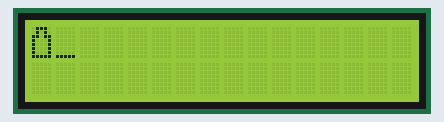
This program was run on a simulated Raspberry Pi (header pin numbers). Parts: 16×2 character LCD.

Above: at 0.1 s.
At 17.5 s:
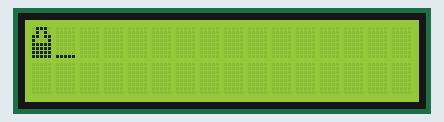
At 34.9 s:
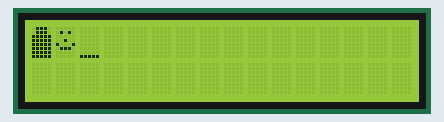

Measured:
- what the display in image 0 shows lasts 1.1 s, from 0.0 s to 1.1 s

The program:

smily.py
```python
import RPi.GPIO as GPIO
import time
GPIO.setmode(GPIO.BOARD)
rs=3
en=5
d4=40
d5=38
d6=36
d7=35

GPIO.setup(rs,GPIO.OUT)
GPIO.setup(en,GPIO.OUT)
GPIO.setup(d4,GPIO.OUT)
GPIO.setup(d5,GPIO.OUT)
GPIO.setup(d6,GPIO.OUT)
GPIO.setup(d7,GPIO.OUT)

def enable():
	GPIO.output(en,1)
	time.sleep(0.0005)
	GPIO.output(en,0)
	time.sleep(0.0005)

def lcd_cmd(x):
	#For MSB
	GPIO.output(rs,0)
	GPIO.output(d4,0)
	GPIO.output(d5,0)
	GPIO.output(d6,0)
	GPIO.output(d7,0)
	if x & 0x10==0x10:
		GPIO.output(d4,1)
	if x & 0x20==0x20:
		GPIO.output(d5,1)
	if x & 0x40==0x40:
		GPIO.output(d6,1)
	if x & 0x80==0x80:
		GPIO.output(d7,1)
	enable()

	#For LSB
	GPIO.output(d4,0)
	GPIO.output(d5,0)
	GPIO.output(d6,0)
	GPIO.output(d7,0)
	if x & 0x01==0x01:
		GPIO.output(d4,1)
	if x & 0x02==0x02:
		GPIO.output(d5,1)
	if x & 0x04==0x04:
		GPIO.output(d6,1)
	if x & 0x08==0x08:
		GPIO.output(d7,1)
	enable()

def lcd_data(x):
	#For MSB bit
	GPIO.output(rs,1)
	GPIO.output(d4,0)
	GPIO.output(d5,0)
	GPIO.output(d6,0)
	GPIO.output(d7,0)
	if x & 0x10==0x10:
		GPIO.output(d4,1)
	if x & 0x20==0x20:
		GPIO.output(d5,1)
	if x & 0x40==0x40:
		GPIO.output(d6,1)
	if x & 0x80==0x80:
		GPIO.output(d7,1)
	enable()

	#For LSB bit
	GPIO.output(d4,0)
	GPIO.output(d5,0)
	GPIO.output(d6,0)
	GPIO.output(d7,0)
	if x & 0x01==0x01:
		GPIO.output(d4,1)
	if x & 0x02==0x02:
		GPIO.output(d5,1)
	if x & 0x04==0x04:
		GPIO.output(d6,1)
	if x & 0x08==0x08:
		GPIO.output(d7,1)
	enable()

def init():
	lcd_cmd(0x33)
	lcd_cmd(0x32)
	lcd_cmd(0x28)
	lcd_cmd(0x0c)
	lcd_cmd(0x0e)
	lcd_cmd(0x01)

def strg_data(x):
	length=len(x)
	for i in range(0,length):
		lcd_data(ord(x[i]))

def custom():
	lcd_cmd(64)
	lcd_data(14)
	lcd_data(10)
	lcd_data(27)
	lcd_data(17)
	lcd_data(17)
	lcd_data(17)
	lcd_data(17)
	lcd_data(31)
	lcd_cmd(0x80)
	lcd_data(0)
	time.sleep(1)

	lcd_cmd(64)
	lcd_data(14)
	lcd_data(10)
	lcd_data(27)
	lcd_data(17)
	lcd_data(17)
	lcd_data(17)
	lcd_data(31)
	lcd_data(31)
	lcd_cmd(0x80)
	lcd_data(0)
	time.sleep(1)

	lcd_cmd(64)
	lcd_data(14)
	lcd_data(10)
	lcd_data(27)
	lcd_data(17)
	lcd_data(17)
	lcd_data(31)
	lcd_data(31)
	lcd_data(31)
	lcd_cmd(0x80)
	lcd_data(0)
	time.sleep(1)

	lcd_cmd(64)
	lcd_data(14)
	lcd_data(10)
	lcd_data(27)
	lcd_data(17)
	lcd_data(31)
	lcd_data(31)
	lcd_data(31)
	lcd_data(31)
	lcd_cmd(0x80)
	lcd_data(0)
	time.sleep(1)

	lcd_cmd(64)
	lcd_data(14)
	lcd_data(10)
	lcd_data(27)
	lcd_data(31)
	lcd_data(31)
	lcd_data(31)
	lcd_data(31)
	lcd_data(31)
	lcd_cmd(0x80)
	lcd_data(0)
	time.sleep(1)

	lcd_cmd(64)
	lcd_data(14)
	lcd_data(14)
	lcd_data(31)
	lcd_data(31)
	lcd_data(31)
	lcd_data(31)
	lcd_data(31)
	lcd_data(31)
	lcd_cmd(0x80)
	lcd_data(0)
	time.sleep(1)

def smily():
	lcd_cmd(72)
	lcd_data(0)
	lcd_data(10)
	lcd_data(0)
	lcd_data(4)
	lcd_data(17)
	lcd_data(14)
	lcd_data(0)
	lcd_data(0)
	lcd_cmd(0x81)
	lcd_data(1)
	time.sleep(1)


while 1:
	init()
	custom()
	#lcd_cmd(0x80)
	#strg_data("hi")
	smily()
```
